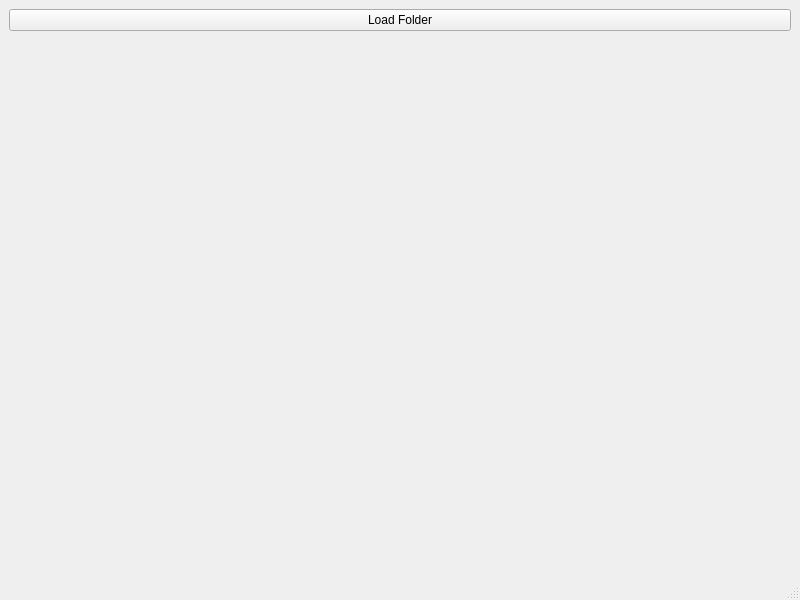
<?xml version="1.0" encoding="UTF-8"?>
<ui version="4.0">
 <class>MainWindow</class>
 <widget class="QMainWindow" name="MainWindow">
  <property name="geometry">
   <rect>
    <x>0</x>
    <y>0</y>
    <width>800</width>
    <height>600</height>
   </rect>
  </property>
  <property name="windowTitle">
   <string>MainWindow</string>
  </property>
  <widget class="QWidget" name="centralwidget">
   <layout class="QVBoxLayout" name="verticalLayout">
    <item>
     <widget class="QPushButton" name="pushButton">
      <property name="text">
       <string>Load Folder</string>
      </property>
     </widget>
    </item>
    <item>
     <widget class="QWidget" name="widget" native="true"/>
    </item>
   </layout>
  </widget>
  <widget class="QMenuBar" name="menubar">
   <property name="geometry">
    <rect>
     <x>0</x>
     <y>0</y>
     <width>800</width>
     <height>21</height>
    </rect>
   </property>
  </widget>
  <widget class="QStatusBar" name="statusbar"/>
 </widget>
 <resources/>
 <connections/>
</ui>
